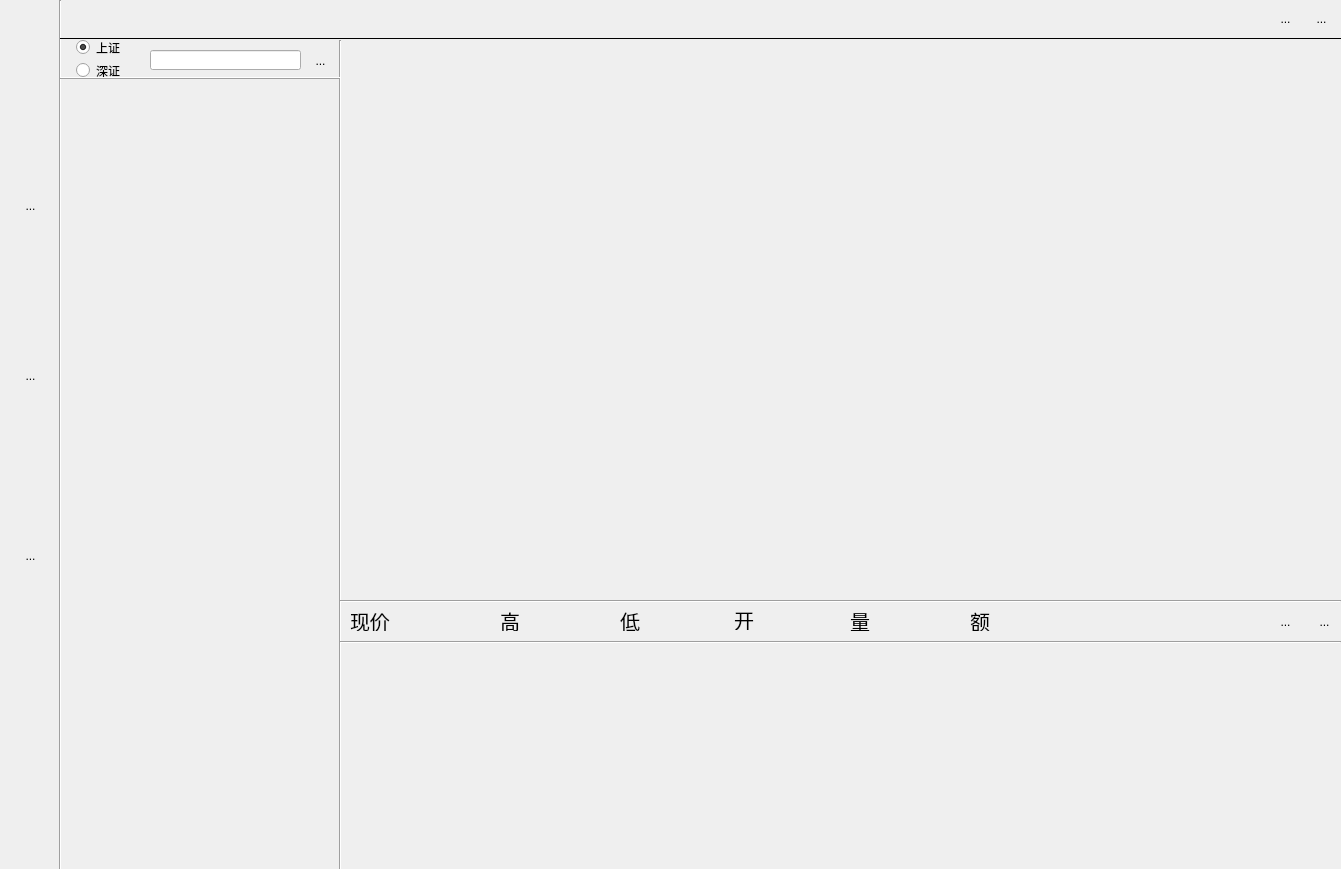
<?xml version="1.0" encoding="UTF-8"?>
<ui version="4.0">
 <class>MainWindow</class>
 <widget class="QMainWindow" name="MainWindow">
  <property name="geometry">
   <rect>
    <x>0</x>
    <y>0</y>
    <width>1341</width>
    <height>869</height>
   </rect>
  </property>
  <property name="minimumSize">
   <size>
    <width>1341</width>
    <height>869</height>
   </size>
  </property>
  <property name="maximumSize">
   <size>
    <width>1341</width>
    <height>869</height>
   </size>
  </property>
  <property name="windowTitle">
   <string>MainWindow</string>
  </property>
  <property name="styleSheet">
   <string notr="true"/>
  </property>
  <widget class="QWidget" name="centralwidget">
   <widget class="Line" name="line">
    <property name="geometry">
     <rect>
      <x>52</x>
      <y>0</y>
      <width>16</width>
      <height>881</height>
     </rect>
    </property>
    <property name="orientation">
     <enum>Qt::Vertical</enum>
    </property>
   </widget>
   <widget class="Line" name="line_2">
    <property name="geometry">
     <rect>
      <x>60</x>
      <y>30</y>
      <width>1281</width>
      <height>16</height>
     </rect>
    </property>
    <property name="frameShadow">
     <enum>QFrame::Plain</enum>
    </property>
    <property name="orientation">
     <enum>Qt::Horizontal</enum>
    </property>
   </widget>
   <widget class="Line" name="line_3">
    <property name="geometry">
     <rect>
      <x>330</x>
      <y>40</y>
      <width>20</width>
      <height>831</height>
     </rect>
    </property>
    <property name="orientation">
     <enum>Qt::Vertical</enum>
    </property>
   </widget>
   <widget class="Line" name="line_4">
    <property name="geometry">
     <rect>
      <x>60</x>
      <y>70</y>
      <width>281</width>
      <height>16</height>
     </rect>
    </property>
    <property name="frameShadow">
     <enum>QFrame::Raised</enum>
    </property>
    <property name="orientation">
     <enum>Qt::Horizontal</enum>
    </property>
   </widget>
   <widget class="Line" name="line_5">
    <property name="geometry">
     <rect>
      <x>340</x>
      <y>593</y>
      <width>1001</width>
      <height>16</height>
     </rect>
    </property>
    <property name="orientation">
     <enum>Qt::Horizontal</enum>
    </property>
   </widget>
   <widget class="Line" name="line_6">
    <property name="geometry">
     <rect>
      <x>340</x>
      <y>634</y>
      <width>1001</width>
      <height>16</height>
     </rect>
    </property>
    <property name="orientation">
     <enum>Qt::Horizontal</enum>
    </property>
   </widget>
   <widget class="QWidget" name="leftwidget" native="true">
    <property name="geometry">
     <rect>
      <x>0</x>
      <y>0</y>
      <width>61</width>
      <height>871</height>
     </rect>
    </property>
    <widget class="QToolButton" name="aStock">
     <property name="geometry">
      <rect>
       <x>0</x>
       <y>180</y>
       <width>61</width>
       <height>51</height>
      </rect>
     </property>
     <property name="styleSheet">
      <string notr="true">border:none;</string>
     </property>
     <property name="text">
      <string>...</string>
     </property>
     <property name="icon">
      <iconset>
       <normaloff>icon/stock.png</normaloff>icon/stock.png</iconset>
     </property>
     <property name="iconSize">
      <size>
       <width>70</width>
       <height>70</height>
      </size>
     </property>
    </widget>
    <widget class="QToolButton" name="futures">
     <property name="geometry">
      <rect>
       <x>0</x>
       <y>350</y>
       <width>61</width>
       <height>51</height>
      </rect>
     </property>
     <property name="styleSheet">
      <string notr="true">border:none;</string>
     </property>
     <property name="text">
      <string>...</string>
     </property>
     <property name="icon">
      <iconset>
       <normaloff>icon/futures.png</normaloff>icon/futures.png</iconset>
     </property>
     <property name="iconSize">
      <size>
       <width>70</width>
       <height>70</height>
      </size>
     </property>
    </widget>
    <widget class="QToolButton" name="news">
     <property name="geometry">
      <rect>
       <x>0</x>
       <y>530</y>
       <width>61</width>
       <height>51</height>
      </rect>
     </property>
     <property name="styleSheet">
      <string notr="true">border:none;</string>
     </property>
     <property name="text">
      <string>...</string>
     </property>
     <property name="icon">
      <iconset>
       <normaloff>icon/news.png</normaloff>icon/news.png</iconset>
     </property>
     <property name="iconSize">
      <size>
       <width>50</width>
       <height>50</height>
      </size>
     </property>
    </widget>
   </widget>
   <widget class="QToolButton" name="closeButton">
    <property name="geometry">
     <rect>
      <x>1306</x>
      <y>3</y>
      <width>31</width>
      <height>31</height>
     </rect>
    </property>
    <property name="styleSheet">
     <string notr="true">border:none;</string>
    </property>
    <property name="text">
     <string>...</string>
    </property>
    <property name="icon">
     <iconset>
      <normaloff>icon/close_3.png</normaloff>icon/close_3.png</iconset>
    </property>
    <property name="iconSize">
     <size>
      <width>30</width>
      <height>30</height>
     </size>
    </property>
   </widget>
   <widget class="QToolButton" name="minimizeButton">
    <property name="geometry">
     <rect>
      <x>1270</x>
      <y>3</y>
      <width>31</width>
      <height>31</height>
     </rect>
    </property>
    <property name="styleSheet">
     <string notr="true">border:none;</string>
    </property>
    <property name="text">
     <string>...</string>
    </property>
    <property name="icon">
     <iconset>
      <normaloff>icon/minimize_4.png</normaloff>icon/minimize_4.png</iconset>
    </property>
    <property name="iconSize">
     <size>
      <width>30</width>
      <height>30</height>
     </size>
    </property>
   </widget>
   <widget class="QLineEdit" name="searchContent">
    <property name="geometry">
     <rect>
      <x>150</x>
      <y>50</y>
      <width>151</width>
      <height>20</height>
     </rect>
    </property>
   </widget>
   <widget class="QToolButton" name="searchButton">
    <property name="geometry">
     <rect>
      <x>310</x>
      <y>50</y>
      <width>21</width>
      <height>21</height>
     </rect>
    </property>
    <property name="styleSheet">
     <string notr="true">border:none;</string>
    </property>
    <property name="text">
     <string>...</string>
    </property>
    <property name="icon">
     <iconset>
      <normaloff>icon/search.png</normaloff>icon/search.png</iconset>
    </property>
   </widget>
   <widget class="QToolButton" name="plusButton">
    <property name="geometry">
     <rect>
      <x>1309</x>
      <y>606</y>
      <width>31</width>
      <height>31</height>
     </rect>
    </property>
    <property name="styleSheet">
     <string notr="true">border:none;</string>
    </property>
    <property name="text">
     <string>...</string>
    </property>
    <property name="icon">
     <iconset>
      <normaloff>icon/plus.png</normaloff>icon/plus.png</iconset>
    </property>
    <property name="iconSize">
     <size>
      <width>30</width>
      <height>30</height>
     </size>
    </property>
   </widget>
   <widget class="QWidget" name="verticalLayoutWidget">
    <property name="geometry">
     <rect>
      <x>340</x>
      <y>259</y>
      <width>1001</width>
      <height>341</height>
     </rect>
    </property>
    <layout class="QVBoxLayout" name="kLayout"/>
   </widget>
   <widget class="QWidget" name="verticalLayoutWidget_2">
    <property name="geometry">
     <rect>
      <x>340</x>
      <y>40</y>
      <width>1001</width>
      <height>221</height>
     </rect>
    </property>
    <layout class="QVBoxLayout" name="divideLayout"/>
   </widget>
   <widget class="QWidget" name="verticalLayoutWidget_3">
    <property name="geometry">
     <rect>
      <x>76</x>
      <y>39</y>
      <width>51</width>
      <height>40</height>
     </rect>
    </property>
    <layout class="QVBoxLayout" name="blankLayout">
     <item>
      <widget class="QRadioButton" name="shButton">
       <property name="text">
        <string>上证</string>
       </property>
       <property name="checked">
        <bool>true</bool>
       </property>
      </widget>
     </item>
     <item>
      <widget class="QRadioButton" name="szButton">
       <property name="text">
        <string>深证</string>
       </property>
      </widget>
     </item>
    </layout>
   </widget>
   <widget class="QWidget" name="verticalLayoutWidget_4">
    <property name="geometry">
     <rect>
      <x>340</x>
      <y>640</y>
      <width>1001</width>
      <height>231</height>
     </rect>
    </property>
    <layout class="QVBoxLayout" name="tradeLayout"/>
   </widget>
   <widget class="QLabel" name="label_1">
    <property name="geometry">
     <rect>
      <x>350</x>
      <y>610</y>
      <width>41</width>
      <height>21</height>
     </rect>
    </property>
    <property name="styleSheet">
     <string notr="true">font-size:20px</string>
    </property>
    <property name="text">
     <string>现价</string>
    </property>
    <property name="textFormat">
     <enum>Qt::AutoText</enum>
    </property>
   </widget>
   <widget class="QLabel" name="price">
    <property name="geometry">
     <rect>
      <x>392</x>
      <y>610</y>
      <width>101</width>
      <height>21</height>
     </rect>
    </property>
    <property name="styleSheet">
     <string notr="true">font-size:15px</string>
    </property>
    <property name="text">
     <string/>
    </property>
   </widget>
   <widget class="QLabel" name="label">
    <property name="geometry">
     <rect>
      <x>500</x>
      <y>610</y>
      <width>21</width>
      <height>21</height>
     </rect>
    </property>
    <property name="styleSheet">
     <string notr="true">font-size:20px</string>
    </property>
    <property name="text">
     <string>高</string>
    </property>
   </widget>
   <widget class="QLabel" name="label_3">
    <property name="geometry">
     <rect>
      <x>620</x>
      <y>610</y>
      <width>21</width>
      <height>21</height>
     </rect>
    </property>
    <property name="styleSheet">
     <string notr="true">font-size:20px</string>
    </property>
    <property name="text">
     <string>低</string>
    </property>
   </widget>
   <widget class="QLabel" name="label_4">
    <property name="geometry">
     <rect>
      <x>734</x>
      <y>610</y>
      <width>21</width>
      <height>20</height>
     </rect>
    </property>
    <property name="styleSheet">
     <string notr="true">font-size:20px</string>
    </property>
    <property name="text">
     <string>开</string>
    </property>
   </widget>
   <widget class="QLabel" name="label_6">
    <property name="geometry">
     <rect>
      <x>850</x>
      <y>610</y>
      <width>21</width>
      <height>21</height>
     </rect>
    </property>
    <property name="styleSheet">
     <string notr="true">font-size:20px</string>
    </property>
    <property name="text">
     <string>量</string>
    </property>
   </widget>
   <widget class="QLabel" name="label_7">
    <property name="geometry">
     <rect>
      <x>970</x>
      <y>610</y>
      <width>21</width>
      <height>21</height>
     </rect>
    </property>
    <property name="styleSheet">
     <string notr="true">font-size:20px</string>
    </property>
    <property name="text">
     <string>额</string>
    </property>
   </widget>
   <widget class="QLabel" name="highprice">
    <property name="geometry">
     <rect>
      <x>520</x>
      <y>610</y>
      <width>101</width>
      <height>21</height>
     </rect>
    </property>
    <property name="styleSheet">
     <string notr="true">font-size:15px</string>
    </property>
    <property name="text">
     <string/>
    </property>
   </widget>
   <widget class="QLabel" name="lowprice">
    <property name="geometry">
     <rect>
      <x>640</x>
      <y>610</y>
      <width>91</width>
      <height>21</height>
     </rect>
    </property>
    <property name="styleSheet">
     <string notr="true">font-size:15px</string>
    </property>
    <property name="text">
     <string/>
    </property>
   </widget>
   <widget class="QLabel" name="openprice">
    <property name="geometry">
     <rect>
      <x>753</x>
      <y>610</y>
      <width>101</width>
      <height>21</height>
     </rect>
    </property>
    <property name="styleSheet">
     <string notr="true">font-size:15px</string>
    </property>
    <property name="text">
     <string/>
    </property>
   </widget>
   <widget class="QLabel" name="tradeprice">
    <property name="geometry">
     <rect>
      <x>870</x>
      <y>610</y>
      <width>91</width>
      <height>21</height>
     </rect>
    </property>
    <property name="styleSheet">
     <string notr="true">font-size:15px</string>
    </property>
    <property name="text">
     <string/>
    </property>
   </widget>
   <widget class="QLabel" name="amount">
    <property name="geometry">
     <rect>
      <x>992</x>
      <y>610</y>
      <width>131</width>
      <height>21</height>
     </rect>
    </property>
    <property name="styleSheet">
     <string notr="true">font-size:15px</string>
    </property>
    <property name="text">
     <string/>
    </property>
   </widget>
   <widget class="QLabel" name="name">
    <property name="geometry">
     <rect>
      <x>1139</x>
      <y>610</y>
      <width>111</width>
      <height>21</height>
     </rect>
    </property>
    <property name="styleSheet">
     <string notr="true">font-size:20px</string>
    </property>
    <property name="text">
     <string/>
    </property>
   </widget>
   <widget class="QWidget" name="verticalLayoutWidget_5">
    <property name="geometry">
     <rect>
      <x>60</x>
      <y>80</y>
      <width>281</width>
      <height>791</height>
     </rect>
    </property>
    <layout class="QVBoxLayout" name="favoriteLayout">
     <property name="leftMargin">
      <number>0</number>
     </property>
    </layout>
   </widget>
   <widget class="QToolButton" name="deleteButton">
    <property name="geometry">
     <rect>
      <x>1270</x>
      <y>606</y>
      <width>31</width>
      <height>31</height>
     </rect>
    </property>
    <property name="styleSheet">
     <string notr="true">border:none;</string>
    </property>
    <property name="text">
     <string>...</string>
    </property>
    <property name="icon">
     <iconset>
      <normaloff>icon/minimize_2.png</normaloff>icon/minimize_2.png</iconset>
    </property>
    <property name="iconSize">
     <size>
      <width>30</width>
      <height>30</height>
     </size>
    </property>
   </widget>
  </widget>
 </widget>
 <resources/>
 <connections/>
</ui>
